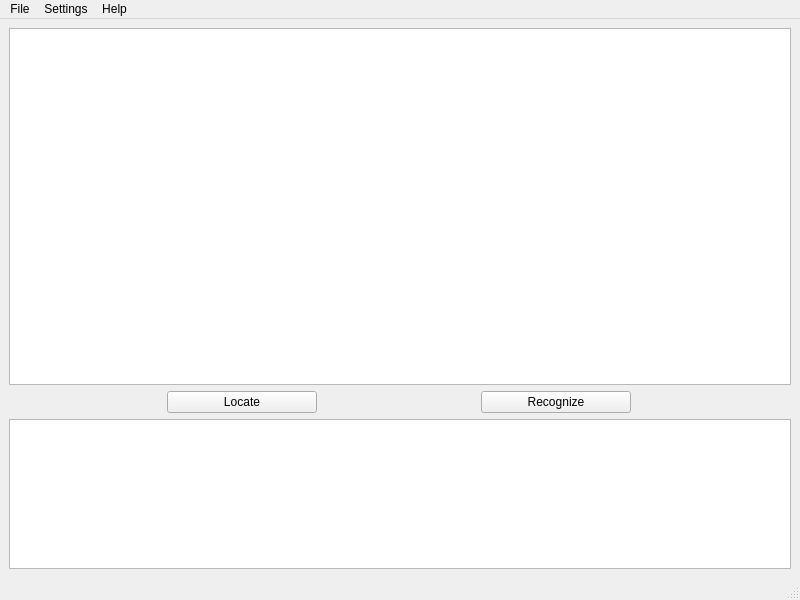
<?xml version="1.0" encoding="UTF-8"?>
<ui version="4.0">
 <class>MainWindow</class>
 <widget class="QMainWindow" name="MainWindow">
  <property name="geometry">
   <rect>
    <x>0</x>
    <y>0</y>
    <width>800</width>
    <height>600</height>
   </rect>
  </property>
  <property name="windowTitle">
   <string>MainWindow</string>
  </property>
  <widget class="QWidget" name="centralwidget">
   <layout class="QVBoxLayout" name="verticalLayout">
    <item>
     <widget class="QGraphicsView" name="view_image">
      <property name="maximumSize">
       <size>
        <width>16777215</width>
        <height>16777215</height>
       </size>
      </property>
     </widget>
    </item>
    <item>
     <layout class="QHBoxLayout" name="h1_layout">
      <item>
       <widget class="QPushButton" name="btn_locate">
        <property name="maximumSize">
         <size>
          <width>150</width>
          <height>16777215</height>
         </size>
        </property>
        <property name="text">
         <string>Locate</string>
        </property>
       </widget>
      </item>
      <item>
       <widget class="QPushButton" name="btn_recognize">
        <property name="maximumSize">
         <size>
          <width>150</width>
          <height>16777215</height>
         </size>
        </property>
        <property name="text">
         <string>Recognize</string>
        </property>
       </widget>
      </item>
     </layout>
    </item>
    <item>
     <widget class="QPlainTextEdit" name="plainTextEdit">
      <property name="maximumSize">
       <size>
        <width>16777215</width>
        <height>150</height>
       </size>
      </property>
     </widget>
    </item>
   </layout>
  </widget>
  <widget class="QMenuBar" name="menubar">
   <property name="geometry">
    <rect>
     <x>0</x>
     <y>0</y>
     <width>800</width>
     <height>23</height>
    </rect>
   </property>
   <widget class="QMenu" name="menu_file">
    <property name="title">
     <string>File</string>
    </property>
    <addaction name="action_open"/>
    <addaction name="separator"/>
    <addaction name="action_exit"/>
   </widget>
   <widget class="QMenu" name="menu_settings">
    <property name="title">
     <string>Settings</string>
    </property>
    <addaction name="action_load_config"/>
    <addaction name="action_save_config"/>
    <addaction name="action_preferences"/>
   </widget>
   <widget class="QMenu" name="menu_help">
    <property name="title">
     <string>Help</string>
    </property>
    <addaction name="action_about"/>
   </widget>
   <addaction name="menu_file"/>
   <addaction name="menu_settings"/>
   <addaction name="menu_help"/>
  </widget>
  <widget class="QStatusBar" name="statusbar"/>
  <action name="action_open">
   <property name="text">
    <string>Open</string>
   </property>
  </action>
  <action name="action_exit">
   <property name="text">
    <string>Exit</string>
   </property>
  </action>
  <action name="action_load_config">
   <property name="text">
    <string>Load Config</string>
   </property>
  </action>
  <action name="action_preferences">
   <property name="text">
    <string>Preferences</string>
   </property>
  </action>
  <action name="action_save_config">
   <property name="text">
    <string>Save Config</string>
   </property>
  </action>
  <action name="action_about">
   <property name="text">
    <string>About</string>
   </property>
  </action>
 </widget>
 <resources/>
 <connections>
  <connection>
   <sender>action_exit</sender>
   <signal>triggered()</signal>
   <receiver>MainWindow</receiver>
   <slot>close()</slot>
   <hints>
    <hint type="sourcelabel">
     <x>-1</x>
     <y>-1</y>
    </hint>
    <hint type="destinationlabel">
     <x>399</x>
     <y>299</y>
    </hint>
   </hints>
  </connection>
 </connections>
</ui>
